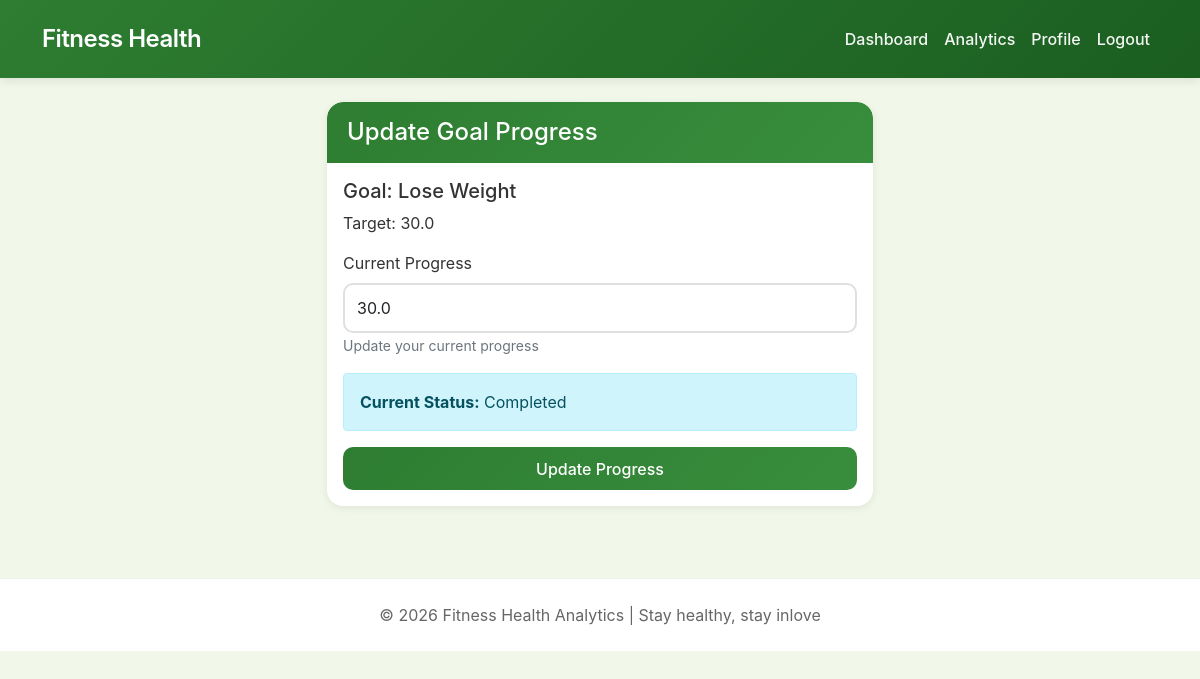
Screenshot of /goal/1/update/ (signed in) with the database file from the repository.
### analytics/models.py (models this page shows, shortened)
class FitnessGoal(models.Model):
    GOAL_TYPES = (
        ('lose_weight', 'Lose Weight'),
        ('gain_muscle', 'Gain Muscle'),
        ('maintain_fitness', 'Maintain Fitness'),
        ('improve_endurance', 'Improve Endurance'),
    )
    STATUS_CHOICES = (
        ('on_track', 'On Track'),
        ('behind', 'Behind'),
        ('completed', 'Completed'),
    )
    user = models.ForeignKey(User, on_delete=models.CASCADE, related_name='goals')
    goal_type = models.CharField(max_length=20, choices=GOAL_TYPES)
    target_metric = models.FloatField(help_text="Target value (weight in kg, workout hours, etc.)")
    current_value = models.FloatField(default=0)
    deadline = models.DateField()
    start_date = models.DateField(default=date.today)
    status = models.CharField(max_length=20, choices=STATUS_CHOICES, default='on_track')

### core/views.py (the view, shortened to what this page needs)
# urls.py: path('goal/<int:pk>/update/', views.GoalUpdateView.as_view(), name='update_goal'),
class GoalUpdateView(LoginRequiredMixin, UpdateView):
    model = FitnessGoal
    fields = ['current_value']
    template_name = 'core/goal_update.html'
    success_url = reverse_lazy('dashboard')

### users/models.py (called while the page is built)
    def is_admin_user(self):
        return self.role == 'admin' or self.is_superuser

### templates/core/goal_update.html (shortened to what this page needs)
{% extends 'base.html' %}
{% block content %}
<div class="row justify-content-center">
    <div class="col-md-6">
        <div class="card">
            <div class="card-header bg-primary text-white">
                <h4 class="mb-0">Update Goal Progress</h4>
            </div>
            <div class="card-body">
                <h5>Goal: {{ object.get_goal_type_display }}</h5>
                <p>Target: {{ object.target_metric }}</p>
                <form method="post">
                    <div class="mb-3">
                        <label for="id_current_value" class="form-label">Current Progress</label>
                        <input type="number" name="current_value" id="id_current_value"
                               class="form-control" required step="0.1"
                               value="{{ object.current_value }}">
                        <small class="text-muted">Update your current progress</small>
                    </div>
                    <div class="alert alert-info">
                        <strong>Current Status:</strong> {{ object.get_status_display }}
                    </div>
                    <button type="submit" class="btn btn-primary w-100">Update Progress</button>
                </form>
            </div>
        </div>
    </div>
</div>
{% endblock %}

### templates/base.html (style rules this page uses)
:root { --primary-green: #2e7d32; --primary-dark: #1b5e20; --primary-light: #e8f5e9; --primary-soft: #4caf50; --text-dark: #1b5e20; --text-light: #6c757d; --success-green: #2e7d32; --hover-green: #1b5e20; }
* { margin: 0; padding: 0; box-sizing: border-box; }
body { font-family: -apple-system, BlinkMacSystemFont, 'Segoe UI', Roboto, Oxygen, Ubuntu, sans-serif; background: #f1f8e9; color: #333; }
.card { border: none; border-radius: 16px; box-shadow: 0 2px 8px rgba(0, 0, 0, 0.08); transition: transform 0.2s, box-shadow 0.2s; background: white; overflow: hidden; }
.card-header { background: linear-gradient(135deg, #2e7d32 0%, #388e3c 100%); color: white; border-radius: 16px 16px 0 0 !important; padding: 1rem 1.25rem; font-weight: 600; border: none; }
.btn-primary { background: linear-gradient(135deg, #2e7d32 0%, #388e3c 100%); border: none; padding: 0.6rem 1.2rem; border-radius: 10px; transition: all 0.2s; font-weight: 500; }
.form-control, .form-select { border: 2px solid #e0e0e0; border-radius: 10px; padding: 0.7rem 0.75rem; transition: all 0.2s; }
.card, .stat-card { animation: fadeInUp 0.4s ease-out; }

### rows the page displays
FitnessGoal: goal_type "Lose Weight", target_metric "30.0", current_value "30.0", status "Completed"
